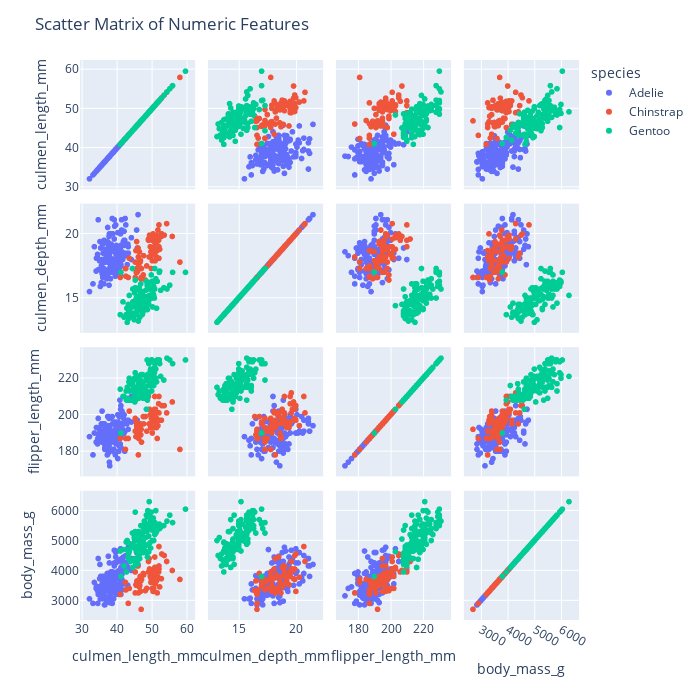

Source (notebook cell):
### Markdown cell above
Let's display a scatter matrix with every numeric feature from our dataset.

### Code cell
fig = px.scatter_matrix(
    penguins,
    dimensions=[
        "culmen_length_mm",
        "culmen_depth_mm",
        "flipper_length_mm",
        "body_mass_g",
    ],
    color="species",
)

fig.update_layout(
    height=700, width=700, title_text="Scatter Matrix of Numeric Features"
)

fig.show()
